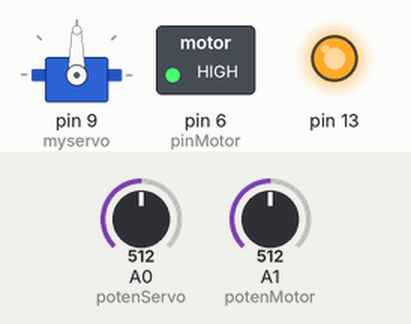
A sketch run on a simulated Arduino Uno, built with avr-gcc and run on an emulated ATmega328P. Shown: servo, switched loads named in the sketch (green lamp = pin HIGH), output pins drawn as LEDs (lit = HIGH). The inputs (shaded band) are chosen by the test bench; at power-on: A0 (potenServo) = 512, A1 (potenMotor) = 512.

Above: at 1.2 s.
1.3 s: A0 (potenServo) set to 716
At 2.0 s:
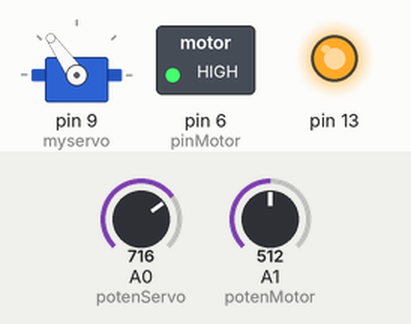
2.8 s: A1 (potenMotor) set to 87
4.3 s: A1 (potenMotor) set to 72
At 5.5 s:
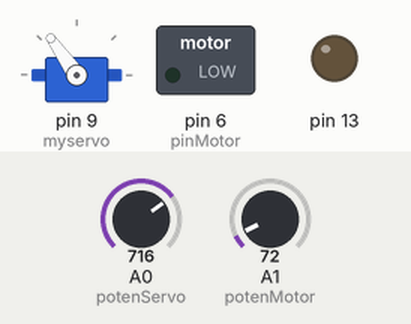
5.8 s: A0 (potenServo) set to 900
At 6.5 s:
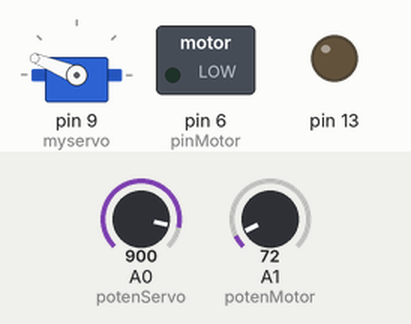
7.3 s: A1 (potenMotor) set to 122
At 7.9 s:
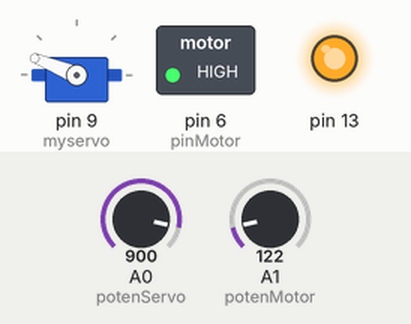
8.8 s: A0 (potenServo) set to 1023
At 10.0 s:
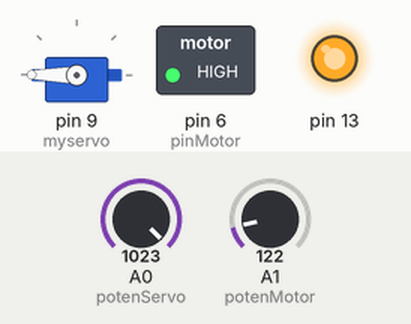
Timing chart, 0 to 11.3 s (numbered marks = the images above; inputs shaded):
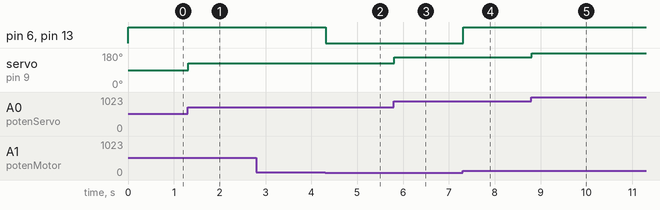

Measured:
- the behaviour switches between 81 and 80 on A1 (potenMotor) (found by bisection; images 1 and 2)
- after the input at 1.3 s, servo on pin 9 (myservo): 90° → 125° at once
- after the input at 2.8 s, every drawn part: stays the same
- after the input at 4.3 s, pin 6 (pinMotor), pin 13: HIGH → LOW at once
- after the input at 5.8 s, servo on pin 9 (myservo): 125° → 158° at once
- after the input at 7.3 s, pin 6 (pinMotor), pin 13: LOW → HIGH at once
- after the input at 8.8 s, servo on pin 9 (myservo): 158° → 180° at once

The sketch:

Motor_dc.ino
```cpp
#include <Servo.h>

Servo myservo;  // create servo object to control a servo
int pinMotor = 6;
int potenServo = 0;  // analog pin used to connect the potentiometer 0
int potenMotor = 1;  // analog pin used to connect the potentiometer 1
int valorServo;    // variable to read the value from the analog pin 0
int valorMotor;     // variable to read the value from the analog pin 1


void setup() {
  myservo.attach(9); // attaches the servo on pin 9 to the servo object
  pinMode(13, OUTPUT);
  pinMode(pinMotor, OUTPUT);
}

void loop() {
  servoMotor();
  dcMotor();
  delay(15);                           // waits for the servo to get there
}


void servoMotor() {
  valorServo = analogRead(potenServo);          // reads the value of the potentiometer (value between 0 and 1023)  print("potenciometro "+val);
  valorServo = map(valorServo, 0, 1023, 0, 180);     // scale it to use it with the servo (value between 0 and 180)
  myservo.write(valorServo);                  // sets the servo position according to the scaled value
}

void dcMotor() {
  valorMotor = analogRead(potenMotor);
  valorMotor = map(valorMotor, 0, 1023, 0, 255);

  if (valorMotor >= 0 && valorMotor < 20) {
    digitalWrite(pinMotor, LOW);
    digitalWrite(13, LOW);
  }

  else if (valorMotor >= 20 && valorMotor < 255) {
    digitalWrite(pinMotor, HIGH);
    digitalWrite(13, HIGH);
  }
}
```
